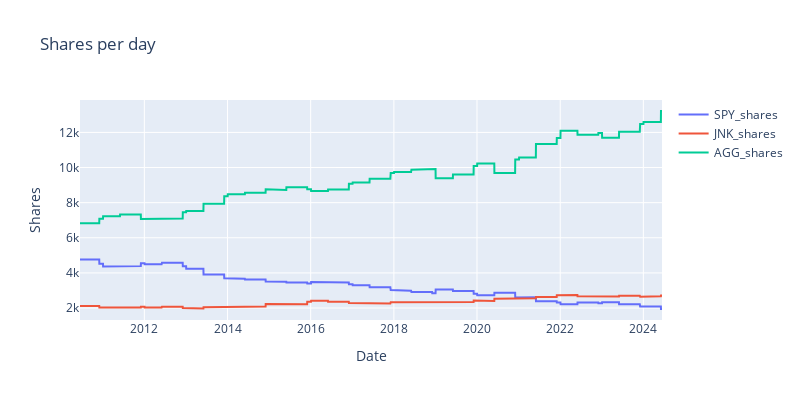
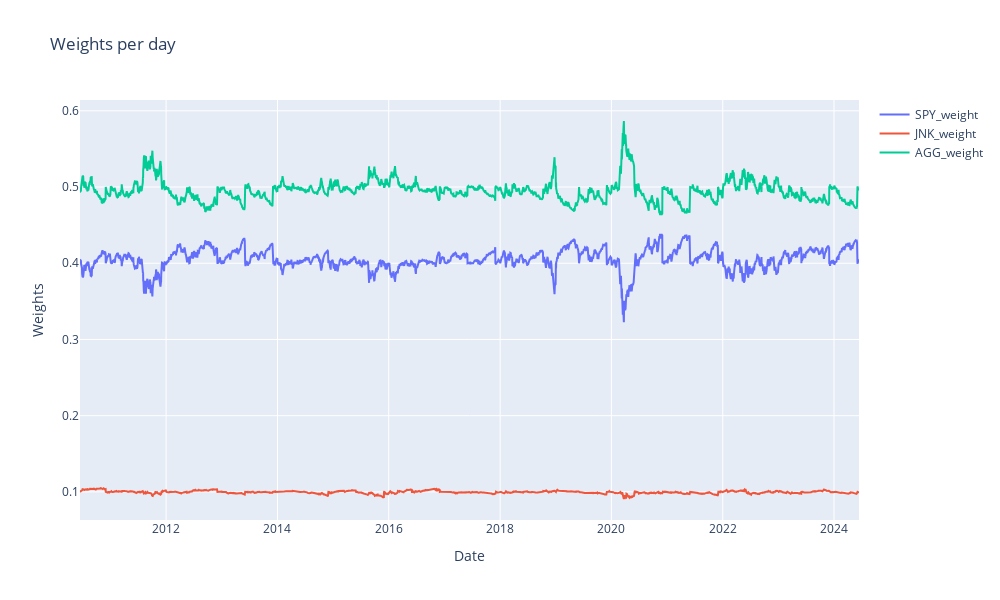
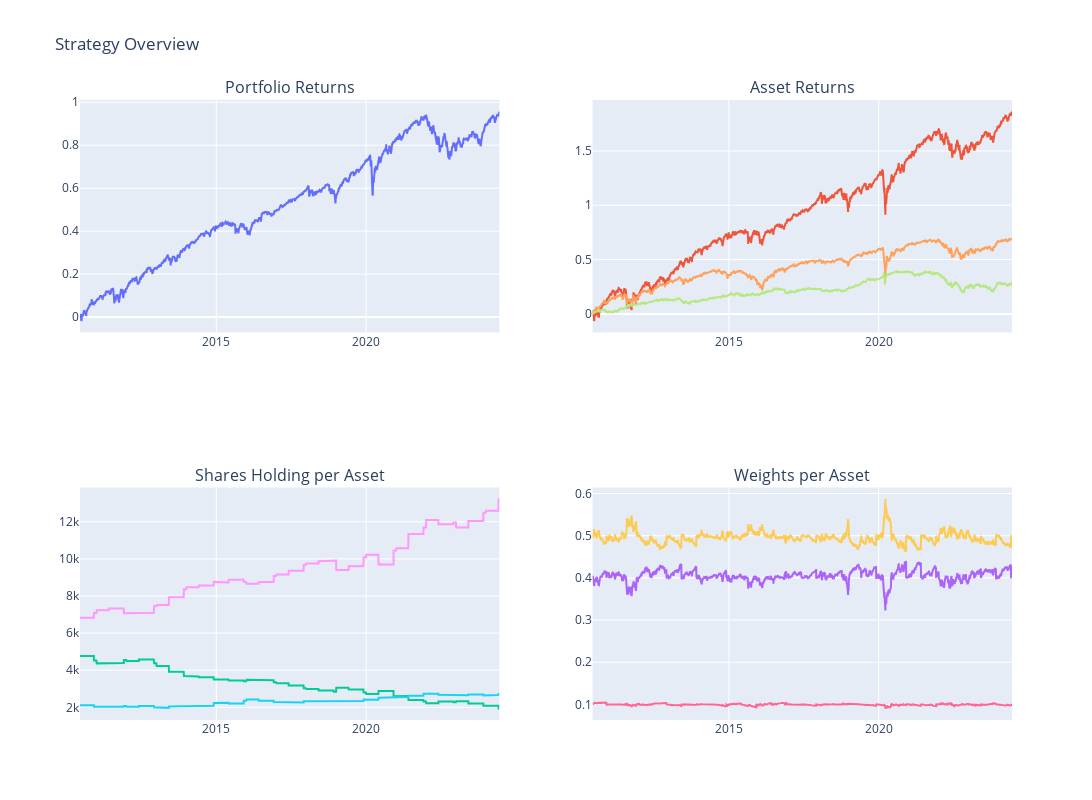
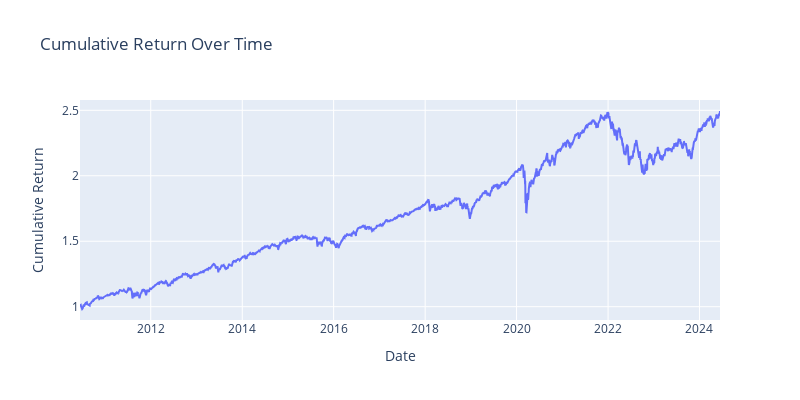

The code cell stored with these charts, in order, in its notebook:
### Code cell
rebalance_portfolio(stocks, weights, stock_data, portfolio_value)

### Figure 1 — Plotly figure (JSON) as saved in the notebook; plotly's stock layout.template omitted (floating-point values rounded to 4 significant figures; data arrays with more than 128 entries replaced by an {"elided": "..."} marker saying what was removed)
{"data": [{"mode": "lines", "name": "SPY_shares", "type": "scatter", "x": {"elided": "3524 str values"}, "y": {"elided": "3525 int values"}}, {"mode": "lines", "name": "JNK_shares", "type": "scatter", "x": {"elided": "3524 str values"}, "y": {"elided": "3525 int values"}}, {"mode": "lines", "name": "AGG_shares", "type": "scatter", "x": {"elided": "3524 str values"}, "y": {"elided": "3525 int values"}}], "layout": {"height": 400, "title": {"text": "Shares per day"}, "width": 800, "xaxis": {"title": {"text": "Date"}}, "yaxis": {"title": {"text": "Shares"}}}}

### Figure 2 — Plotly figure (JSON) as saved in the notebook; plotly's stock layout.template omitted (floating-point values rounded to 4 significant figures; data arrays with more than 128 entries replaced by an {"elided": "..."} marker saying what was removed)
{"data": [{"mode": "lines", "name": "SPY_weight", "type": "scatter", "x": {"elided": "3524 str values"}, "y": {"elided": "3524 float values"}}, {"mode": "lines", "name": "JNK_weight", "type": "scatter", "x": {"elided": "3524 str values"}, "y": {"elided": "3524 float values"}}, {"mode": "lines", "name": "AGG_weight", "type": "scatter", "x": {"elided": "3524 str values"}, "y": {"elided": "3524 float values"}}], "layout": {"height": 600, "title": {"text": "Weights per day"}, "width": 1000, "xaxis": {"title": {"text": "Date"}}, "yaxis": {"title": {"text": "Weights"}}}}

### Figure 3 — Plotly figure (JSON) as saved in the notebook; plotly's stock layout.template omitted (floating-point values rounded to 4 significant figures; data arrays with more than 128 entries replaced by an {"elided": "..."} marker saying what was removed)
{"data": [{"name": "Portfolio", "type": "scatter", "x": {"elided": "3524 str values"}, "xaxis": "x", "y": {"elided": "3524 float values"}, "yaxis": "y"}, {"name": "SPY", "type": "scatter", "x": {"elided": "3524 str values"}, "xaxis": "x2", "y": {"elided": "3524 float values"}, "yaxis": "y2"}, {"name": "SPY", "type": "scatter", "x": {"elided": "3525 str values"}, "xaxis": "x3", "y": {"elided": "3525 int values"}, "yaxis": "y3"}, {"name": "SPY", "type": "scatter", "x": {"elided": "3524 str values"}, "xaxis": "x4", "y": {"elided": "3524 float values"}, "yaxis": "y4"}, {"name": "JNK", "type": "scatter", "x": {"elided": "3524 str values"}, "xaxis": "x2", "y": {"elided": "3524 float values"}, "yaxis": "y2"}, {"name": "JNK", "type": "scatter", "x": {"elided": "3525 str values"}, "xaxis": "x3", "y": {"elided": "3525 int values"}, "yaxis": "y3"}, {"name": "JNK", "type": "scatter", "x": {"elided": "3524 str values"}, "xaxis": "x4", "y": {"elided": "3524 float values"}, "yaxis": "y4"}, {"name": "AGG", "type": "scatter", "x": {"elided": "3524 str values"}, "xaxis": "x2", "y": {"elided": "3524 float values"}, "yaxis": "y2"}, {"name": "AGG", "type": "scatter", "x": {"elided": "3525 str values"}, "xaxis": "x3", "y": {"elided": "3525 int values"}, "yaxis": "y3"}, {"name": "AGG", "type": "scatter", "x": {"elided": "3524 str values"}, "xaxis": "x4", "y": {"elided": "3524 float values"}, "yaxis": "y4"}], "layout": {"annotations": [{"font": {"size": 16}, "showarrow": false, "text": "Portfolio Returns", "x": 0.225, "xanchor": "center", "xref": "paper", "y": 1, "yanchor": "bottom", "yref": "paper"}, {"font": {"size": 16}, "showarrow": false, "text": "Asset Returns", "x": 0.775, "xanchor": "center", "xref": "paper", "y": 1, "yanchor": "bottom", "yref": "paper"}, {"font": {"size": 16}, "showarrow": false, "text": "Shares Holding per Asset", "x": 0.225, "xanchor": "center", "xref": "paper", "y": 0.375, "yanchor": "bottom", "yref": "paper"}, {"font": {"size": 16}, "showarrow": false, "text": "Weights per Asset", "x": 0.775, "xanchor": "center", "xref": "paper", "y": 0.375, "yanchor": "bottom", "yref": "paper"}], "height": 800, "showlegend": false, "title": {"text": "Strategy Overview"}, "width": 1200, "xaxis": {"anchor": "y", "domain": [0, 0.45]}, "xaxis2": {"anchor": "y2", "domain": [0.55, 1]}, "xaxis3": {"anchor": "y3", "domain": [0, 0.45]}, "xaxis4": {"anchor": "y4", "domain": [0.55, 1]}, "yaxis": {"anchor": "x", "domain": [0.625, 1]}, "yaxis2": {"anchor": "x2", "domain": [0.625, 1]}, "yaxis3": {"anchor": "x3", "domain": [0, 0.375]}, "yaxis4": {"anchor": "x4", "domain": [0, 0.375]}}}

### Figure 4 — Plotly figure (JSON) as saved in the notebook; plotly's stock layout.template omitted (floating-point values rounded to 4 significant figures; data arrays with more than 128 entries replaced by an {"elided": "..."} marker saying what was removed)
{"data": [{"mode": "lines", "name": "Cumulative Return", "type": "scatter", "x": {"elided": "3524 str values"}, "y": {"elided": "3524 float values"}}], "layout": {"height": 400, "title": {"text": "Cumulative Return Over Time"}, "width": 800, "xaxis": {"title": {"text": "Date"}}, "yaxis": {"title": {"text": "Cumulative Return"}}}}
